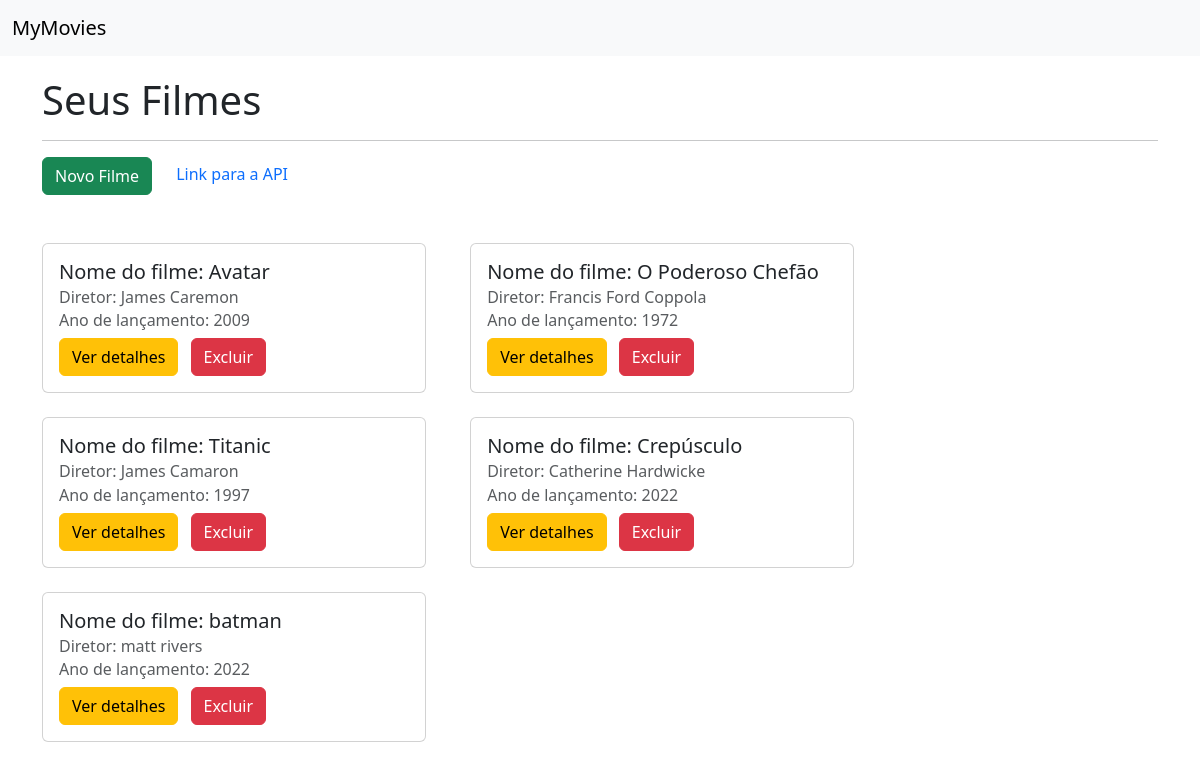
The app's page /movies/home/ with its own data.
### movies/models.py (models this page shows, shortened)
class Filme(models.Model):
    choices_notas = (
        ('1', 'Muito Ruim'),
        ('2', 'Ruim'),
        ('3', 'Aceitavel'),
        ('4', 'Bom'),
        ('5', 'Muito Bom')
    )
    nome = models.CharField(max_length=100)
    sinopse = models.TextField()
    diretor = models.CharField(max_length=100)
    ano_lancamento = models.CharField(max_length=4)
    nota = models.CharField(choices=choices_notas, max_length=1)

### movies/views.py (the view)
# urls.py: 2. Add a URL to urlpatterns:  path('', views.home, name='home')
def home(request):
    filmes = Filme.objects.all()
    return render(request, 'home.html', {'filmes':filmes})

### movies/templates/home.html (shortened to what this page needs)
{% extends 'base.html' %}
{% load static %}
{% block conteudo_head %}
    <link rel="stylesheet" href="{% static 'movies/css/movies.css' %}">
{% endblock %}
{% block conteudo_body %}
    <div class="container">
        <h1 id="titulo">Seus Filmes</h1>
        <hr>
        <a href="{% url 'criar_filme' %}" class="btn btn-success">Novo Filme</a>
        <a href="{% url 'getfilme' %}" id="link_api">Link para a API</a>
        <br>
        <br>
        {% for filme in filmes %}
            <div class="col-md" id="filmes_cards">
                <br>
                <div class="card" style="width: 24rem;">
                    <div class="card-body">
                        <h5 class="card-title">Nome do filme: {{filme.nome}}</h5>
                        <h6 class="card-subtitle mb-2 text-muted">Diretor: {{filme.diretor}}</h6>
                        <h6 class="card-subtitle mb-2 text-muted">Ano de lançamento: {{filme.ano_lancamento}}</h6>
                        <a href="{% url 'ver_detalhes' filme.id %}" class="btn btn-warning" id="btn_ver_detalhes">Ver detalhes</a>
                        <a href="{% url 'excluir_filme' filme.id %}" class="btn btn-danger">Excluir</a>
                    </div>
                </div>
            </div>
        {% endfor %}
    </div>
{% endblock %}

### templates/base.html (shortened to what this page needs)
{% load static %}
<!doctype html>
<html lang="pt-br">
  <head>
    {% block conteudo_head %}
    {% endblock %}
    <link href="https://cdn.jsdelivr.net/npm/bootstrap@5.3.0-alpha1/dist/css/bootstrap.min.css" rel="stylesheet">
  </head>
  <body>
    <nav class="navbar navbar-expand-lg bg-body-tertiary">
      <div class="container-fluid">
        <a class="navbar-brand" href="{% url 'home' %}">MyMovies</a>
      </div>
    </nav>
    {% block conteudo_body %}
    {% endblock %}
  </body>
</html>

### templates/static/movies/css/movies.css (style rules this page uses)
#titulo { margin-top: 20px; }
#filmes_cards { display: inline-block; margin-right: 40px; }
#btn_ver_detalhes { margin-right: 8px; }
#link_api { margin-left: 20px; text-decoration: none; }

### records on screen
Filme: nome "Avatar", diretor "James Caremon", ano_lancamento "2009"
Filme: nome "O Poderoso Chefão", diretor "Francis Ford Coppola", ano_lancamento "1972"
Filme: nome "Titanic", diretor "James Camaron", ano_lancamento "1997"
Filme: nome "Crepúsculo", diretor "Catherine Hardwicke", ano_lancamento "2022"
Filme: nome "batman", diretor "matt rivers", ano_lancamento "2022"
